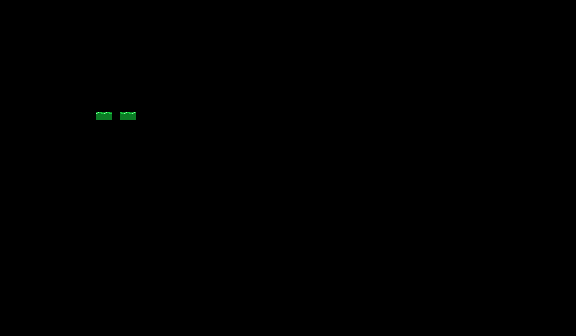

Below is a game level as drawn by its tile map, then a one-line description and the .tmx file that defines it, in full:
An orthogonal 72x42 tile map with 8x8 px tiles, 1 tile layer (Background) and 5 objects (5x Collision).

<map version="1.5" tiledversion="1.7.2" orientation="orthogonal" renderorder="right-down" width="72" height="42" tilewidth="8" tileheight="8" infinite="0" nextlayerid="3" nextobjectid="6">
 <editorsettings>
  <export target="../../assets/levels/AnimationTest.xml" format="tmx" />
 </editorsettings>
 <properties>
  <property name="Background" value="TestLevel2Bg" />
  <property name="Name" value="Test Level 2" />
 </properties>
 <tileset firstgid="1" source="TileSet.tsx" />
 <layer id="1" name="Background" width="72" height="42">
  <data encoding="csv">
0,0,0,0,0,0,0,0,0,0,0,0,0,0,0,0,0,0,0,0,0,0,0,0,0,0,0,0,0,0,0,0,0,0,0,0,0,0,0,0,0,0,0,0,0,0,0,0,0,0,0,0,0,0,0,0,0,0,0,0,0,0,0,0,0,0,0,0,0,0,0,0,
0,0,0,0,0,0,0,0,0,0,0,0,0,0,0,0,0,0,0,0,0,0,0,0,0,0,0,0,0,0,0,0,0,0,0,0,0,0,0,0,0,0,0,0,0,0,0,0,0,0,0,0,0,0,0,0,0,0,0,0,0,0,0,0,0,0,0,0,0,0,0,0,
0,0,0,0,0,0,0,0,0,0,0,0,0,0,0,0,0,0,0,0,0,0,0,0,0,0,0,0,0,0,0,0,0,0,0,0,0,0,0,0,0,0,0,0,0,0,0,0,0,0,0,0,0,0,0,0,0,0,0,0,0,0,0,0,0,0,0,0,0,0,0,0,
0,0,0,0,0,0,0,0,0,0,0,0,0,0,0,0,0,0,0,0,0,0,0,0,0,0,0,0,0,0,0,0,0,0,0,0,0,0,0,0,0,0,0,0,0,0,0,0,0,0,0,0,0,0,0,0,0,0,0,0,0,0,0,0,0,0,0,0,0,0,0,0,
0,0,0,0,0,0,0,0,0,0,0,0,0,0,0,0,0,0,0,0,0,0,0,0,0,0,0,0,0,0,0,0,0,0,0,0,0,0,0,0,0,0,0,0,0,0,0,0,0,0,0,0,0,0,0,0,0,0,0,0,0,0,0,0,0,0,0,0,0,0,0,0,
0,0,0,0,0,0,0,0,0,0,0,0,0,0,0,0,0,0,0,0,0,0,0,0,0,0,0,0,0,0,0,0,0,0,0,0,0,0,0,0,0,0,0,0,0,0,0,0,0,0,0,0,0,0,0,0,0,0,0,0,0,0,0,0,0,0,0,0,0,0,0,0,
0,0,0,0,0,0,0,0,0,0,0,0,0,0,0,0,0,0,0,0,0,0,0,0,0,0,0,0,0,0,0,0,0,0,0,0,0,0,0,0,0,0,0,0,0,0,0,0,0,0,0,0,0,0,0,0,0,0,0,0,0,0,0,0,0,0,0,0,0,0,0,0,
0,0,0,0,0,0,0,0,0,0,0,0,0,0,0,0,0,0,0,0,0,0,0,0,0,0,0,0,0,0,0,0,0,0,0,0,0,0,0,0,0,0,0,0,0,0,0,0,0,0,0,0,0,0,0,0,0,0,0,0,0,0,0,0,0,0,0,0,0,0,0,0,
0,0,0,0,0,0,0,0,0,0,0,0,0,0,0,0,0,0,0,0,0,0,0,0,0,0,0,0,0,0,0,0,0,0,0,0,0,0,0,0,0,0,0,0,0,0,0,0,0,0,0,0,0,0,0,0,0,0,0,0,0,0,0,0,0,0,0,0,0,0,0,0,
0,0,0,0,0,0,0,0,0,0,0,0,0,0,0,0,0,0,0,0,0,0,0,0,0,0,0,0,0,0,0,0,0,0,0,0,0,0,0,0,0,0,0,0,0,0,0,0,0,0,0,0,0,0,0,0,0,0,0,0,0,0,0,0,0,0,0,0,0,0,0,0,
0,0,0,0,0,0,0,0,0,0,0,0,0,0,0,0,0,0,0,0,0,0,0,0,0,0,0,0,0,0,0,0,0,0,0,0,0,0,0,0,0,0,0,0,0,0,0,0,0,0,0,0,0,0,0,0,0,0,0,0,0,0,0,0,0,0,0,0,0,0,0,0,
0,0,0,0,0,0,0,0,0,0,0,0,0,0,0,0,0,0,0,0,0,0,0,0,0,0,0,0,0,0,0,0,0,0,0,0,0,0,0,0,0,0,0,0,0,0,0,0,0,0,0,0,0,0,0,0,0,0,0,0,0,0,0,0,0,0,0,0,0,0,0,0,
0,0,0,0,0,0,0,0,0,0,0,0,0,0,0,0,0,0,0,0,0,0,0,0,0,0,0,0,0,0,0,0,0,0,0,0,0,0,0,0,0,0,0,0,0,0,0,0,0,0,0,0,0,0,0,0,0,0,0,0,0,0,0,0,0,0,0,0,0,0,0,0,
0,0,0,0,0,0,0,0,0,0,0,0,0,0,0,0,0,0,0,0,0,0,0,0,0,0,0,0,0,0,0,0,0,0,0,0,0,0,0,0,0,0,0,0,0,0,0,0,0,0,0,0,0,0,0,0,0,0,0,0,0,0,0,0,0,0,0,0,0,0,0,0,
0,0,0,0,0,0,0,0,0,0,0,0,673,673,0,674,674,0,0,0,0,0,0,0,0,0,0,0,0,0,0,0,0,0,0,0,0,0,0,0,0,0,0,0,0,0,0,0,0,0,0,0,0,0,0,0,0,0,0,0,0,0,0,0,0,0,0,0,0,0,0,0,
0,0,0,0,0,0,0,0,0,0,0,0,0,0,0,0,0,0,0,0,0,0,0,0,0,0,0,0,0,0,0,0,0,0,0,0,0,0,0,0,0,0,0,0,0,0,0,0,0,0,0,0,0,0,0,0,0,0,0,0,0,0,0,0,0,0,0,0,0,0,0,0,
0,0,0,0,0,0,0,0,0,0,0,0,0,0,0,0,0,0,0,0,0,0,0,0,0,0,0,0,0,0,0,0,0,0,0,0,0,0,0,0,0,0,0,0,0,0,0,0,0,0,0,0,0,0,0,0,0,0,0,0,0,0,0,0,0,0,0,0,0,0,0,0,
0,0,0,0,0,0,0,0,0,0,0,0,0,0,0,0,0,0,0,0,0,0,0,0,0,0,0,0,0,0,0,0,0,0,0,0,0,0,0,0,0,0,0,0,0,0,0,0,0,0,0,0,0,0,0,0,0,0,0,0,0,0,0,0,0,0,0,0,0,0,0,0,
0,0,0,0,0,0,0,0,0,0,0,0,0,0,0,0,0,0,0,0,0,0,0,0,0,0,0,0,0,0,0,0,0,0,0,0,0,0,0,0,0,0,0,0,0,0,0,0,0,0,0,0,0,0,0,0,0,0,0,0,0,0,0,0,0,0,0,0,0,0,0,0,
0,0,0,0,0,0,0,0,0,0,0,0,0,0,0,0,0,0,0,0,0,0,0,0,0,0,0,0,0,0,0,0,0,0,0,0,0,0,0,0,0,0,0,0,0,0,0,0,0,0,0,0,0,0,0,0,0,0,0,0,0,0,0,0,0,0,0,0,0,0,0,0,
0,0,0,0,0,0,0,0,0,0,0,0,0,0,0,0,0,0,0,0,0,0,0,0,0,0,0,0,0,0,0,0,0,0,0,0,0,0,0,0,0,0,0,0,0,0,0,0,0,0,0,0,0,0,0,0,0,0,0,0,0,0,0,0,0,0,0,0,0,0,0,0,
0,0,0,0,0,0,0,0,0,0,0,0,0,0,0,0,0,0,0,0,0,0,0,0,0,0,0,0,0,0,0,0,0,0,0,0,0,0,0,0,0,0,0,0,0,0,0,0,0,0,0,0,0,0,0,0,0,0,0,0,0,0,0,0,0,0,0,0,0,0,0,0,
0,0,0,0,0,0,0,0,0,0,0,0,0,0,0,0,0,0,0,0,0,0,0,0,0,0,0,0,0,0,0,0,0,0,0,0,0,0,0,0,0,0,0,0,0,0,0,0,0,0,0,0,0,0,0,0,0,0,0,0,0,0,0,0,0,0,0,0,0,0,0,0,
0,0,0,0,0,0,0,0,0,0,0,0,0,0,0,0,0,0,0,0,0,0,0,0,0,0,0,0,0,0,0,0,0,0,0,0,0,0,0,0,0,0,0,0,0,0,0,0,0,0,0,0,0,0,0,0,0,0,0,0,0,0,0,0,0,0,0,0,0,0,0,0,
0,0,0,0,0,0,0,0,0,0,0,0,0,0,0,0,0,0,0,0,0,0,0,0,0,0,0,0,0,0,0,0,0,0,0,0,0,0,0,0,0,0,0,0,0,0,0,0,0,0,0,0,0,0,0,0,0,0,0,0,0,0,0,0,0,0,0,0,0,0,0,0,
0,0,0,0,0,0,0,0,0,0,0,0,0,0,0,0,0,0,0,0,0,0,0,0,0,0,0,0,0,0,0,0,0,0,0,0,0,0,0,0,0,0,0,0,0,0,0,0,0,0,0,0,0,0,0,0,0,0,0,0,0,0,0,0,0,0,0,0,0,0,0,0,
0,0,0,0,0,0,0,0,0,0,0,0,0,0,0,0,0,0,0,0,0,0,0,0,0,0,0,0,0,0,0,0,0,0,0,0,0,0,0,0,0,0,0,0,0,0,0,0,0,0,0,0,0,0,0,0,0,0,0,0,0,0,0,0,0,0,0,0,0,0,0,0,
0,0,0,0,0,0,0,0,0,0,0,0,0,0,0,0,0,0,0,0,0,0,0,0,0,0,0,0,0,0,0,0,0,0,0,0,0,0,0,0,0,0,0,0,0,0,0,0,0,0,0,0,0,0,0,0,0,0,0,0,0,0,0,0,0,0,0,0,0,0,0,0,
0,0,0,0,0,0,0,0,0,0,0,0,0,0,0,0,0,0,0,0,0,0,0,0,0,0,0,0,0,0,0,0,0,0,0,0,0,0,0,0,0,0,0,0,0,0,0,0,0,0,0,0,0,0,0,0,0,0,0,0,0,0,0,0,0,0,0,0,0,0,0,0,
0,0,0,0,0,0,0,0,0,0,0,0,0,0,0,0,0,0,0,0,0,0,0,0,0,0,0,0,0,0,0,0,0,0,0,0,0,0,0,0,0,0,0,0,0,0,0,0,0,0,0,0,0,0,0,0,0,0,0,0,0,0,0,0,0,0,0,0,0,0,0,0,
0,0,0,0,0,0,0,0,0,0,0,0,0,0,0,0,0,0,0,0,0,0,0,0,0,0,0,0,0,0,0,0,0,0,0,0,0,0,0,0,0,0,0,0,0,0,0,0,0,0,0,0,0,0,0,0,0,0,0,0,0,0,0,0,0,0,0,0,0,0,0,0,
0,0,0,0,0,0,0,0,0,0,0,0,0,0,0,0,0,0,0,0,0,0,0,0,0,0,0,0,0,0,0,0,0,0,0,0,0,0,0,0,0,0,0,0,0,0,0,0,0,0,0,0,0,0,0,0,0,0,0,0,0,0,0,0,0,0,0,0,0,0,0,0,
0,0,0,0,0,0,0,0,0,0,0,0,0,0,0,0,0,0,0,0,0,0,0,0,0,0,0,0,0,0,0,0,0,0,0,0,0,0,0,0,0,0,0,0,0,0,0,0,0,0,0,0,0,0,0,0,0,0,0,0,0,0,0,0,0,0,0,0,0,0,0,0,
0,0,0,0,0,0,0,0,0,0,0,0,0,0,0,0,0,0,0,0,0,0,0,0,0,0,0,0,0,0,0,0,0,0,0,0,0,0,0,0,0,0,0,0,0,0,0,0,0,0,0,0,0,0,0,0,0,0,0,0,0,0,0,0,0,0,0,0,0,0,0,0,
0,0,0,0,0,0,0,0,0,0,0,0,0,0,0,0,0,0,0,0,0,0,0,0,0,0,0,0,0,0,0,0,0,0,0,0,0,0,0,0,0,0,0,0,0,0,0,0,0,0,0,0,0,0,0,0,0,0,0,0,0,0,0,0,0,0,0,0,0,0,0,0,
0,0,0,0,0,0,0,0,0,0,0,0,0,0,0,0,0,0,0,0,0,0,0,0,0,0,0,0,0,0,0,0,0,0,0,0,0,0,0,0,0,0,0,0,0,0,0,0,0,0,0,0,0,0,0,0,0,0,0,0,0,0,0,0,0,0,0,0,0,0,0,0,
0,0,0,0,0,0,0,0,0,0,0,0,0,0,0,0,0,0,0,0,0,0,0,0,0,0,0,0,0,0,0,0,0,0,0,0,0,0,0,0,0,0,0,0,0,0,0,0,0,0,0,0,0,0,0,0,0,0,0,0,0,0,0,0,0,0,0,0,0,0,0,0,
0,0,0,0,0,0,0,0,0,0,0,0,0,0,0,0,0,0,0,0,0,0,0,0,0,0,0,0,0,0,0,0,0,0,0,0,0,0,0,0,0,0,0,0,0,0,0,0,0,0,0,0,0,0,0,0,0,0,0,0,0,0,0,0,0,0,0,0,0,0,0,0,
0,0,0,0,0,0,0,0,0,0,0,0,0,0,0,0,0,0,0,0,0,0,0,0,0,0,0,0,0,0,0,0,0,0,0,0,0,0,0,0,0,0,0,0,0,0,0,0,0,0,0,0,0,0,0,0,0,0,0,0,0,0,0,0,0,0,0,0,0,0,0,0,
0,0,0,0,0,0,0,0,0,0,0,0,0,0,0,0,0,0,0,0,0,0,0,0,0,0,0,0,0,0,0,0,0,0,0,0,0,0,0,0,0,0,0,0,0,0,0,0,0,0,0,0,0,0,0,0,0,0,0,0,0,0,0,0,0,0,0,0,0,0,0,0,
0,0,0,0,0,0,0,0,0,0,0,0,0,0,0,0,0,0,0,0,0,0,0,0,0,0,0,0,0,0,0,0,0,0,0,0,0,0,0,0,0,0,0,0,0,0,0,0,0,0,0,0,0,0,0,0,0,0,0,0,0,0,0,0,0,0,0,0,0,0,0,0,
0,0,0,0,0,0,0,0,0,0,0,0,0,0,0,0,0,0,0,0,0,0,0,0,0,0,0,0,0,0,0,0,0,0,0,0,0,0,0,0,0,0,0,0,0,0,0,0,0,0,0,0,0,0,0,0,0,0,0,0,0,0,0,0,0,0,0,0,0,0,0,0
</data>
 </layer>
 <objectgroup id="2" name="Object Layer 1">
  <object id="1" name="Collision" x="0" y="240" width="320" height="96" />
  <object id="2" name="Collision" x="272" y="192" width="48" height="48" />
  <object id="3" name="Collision" x="360" y="192" width="48" height="48" />
  <object id="4" name="Collision" x="408" y="104" width="48" height="48" />
  <object id="5" name="Collision" x="320" y="288" width="256" height="48" />
 </objectgroup>
</map>
